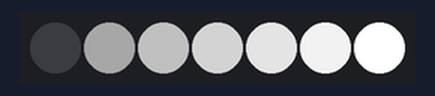
Bench run of a sketch on a simulated ESP8266 (NodeMCU). Shown: 7 RGB LEDs in strip order, left to right. Dim RGB values are drawn brighter than linear; what the sketch prints to the serial monitor is not drawn.

Above: at 0.14 s.
At 1.14 s:
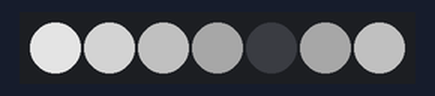
At 1.9 s:
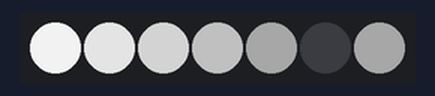
At 2.39 s:
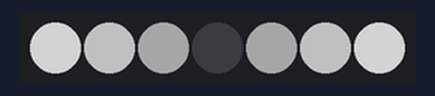
At 3.4 s:
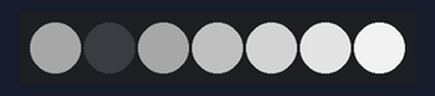
At 4.65 s:
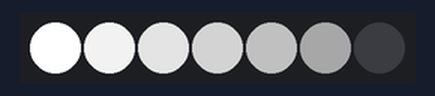
Timing chart, 0 to 4.7 s (numbered marks = the images above):
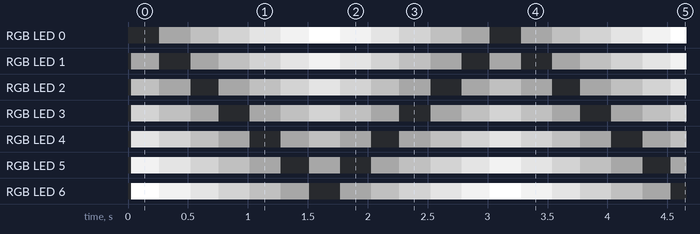

Measured:
- by itself, RGB LED 1: off → RGB(42, 42, 42) at 0.03 s, → off 0.23 s later, → RGB(42, 42, 42) 0.26 s later, → RGB(85, 85, 85) 0.23 s later, … (19 changes in this stretch)
- by itself, RGB LED 2: off → RGB(85, 85, 85) at 0.03 s, → RGB(42, 42, 42) 0.23 s later, → off 0.26 s later, → RGB(42, 42, 42) 0.23 s later, … (19 changes in this stretch)

The sketch:

dist_px_espMini.ino
```cpp
#include <Adafruit_NeoPixel.h>
#ifdef __AVR__
#include <avr/power.h> // Required for 16 MHz Adafruit Trinket
#endif

int LED_PIN = D6 ;
float potencia = 10;
float distanciaGeneral = 1. ;
int cantPixeles =  7;
float distancias[7] ;
float filtroD = .9995;
long marcaTiempo, tiempoActual;
long marcaTiempoFrec, muestreo = 25;
float thresh = 0.; //en num normalizados
int espera = 250;
int indice = 0;
float frecSeno = 0.0005;
bool direccion = true;
bool rampa = false;

Adafruit_NeoPixel strip(cantPixeles, LED_PIN, NEO_GRB + NEO_KHZ800);

void setup() {
  // put your setup code here, to run once:
  strip.begin();           // INITIALIZE NeoPixel strip object (REQUIRED)
  strip.show();            // Turn OFF all pixels ASAP
  tiempoActual = millis();
  marcaTiempo = tiempoActual;
  marcaTiempoFrec = tiempoActual;
  Serial.begin(115200);
  for (int i = 0 ; i < cantPixeles; i++) {
    distancias[i] = .5;
  }
}

void loop() {
  // put your main code here, to run repeatedly:
  tiempoActual = millis();

  //contador desplazamiento led
  if (tiempoActual > marcaTiempo + espera) {
    strip.setPixelColor(indice, strip.Color(  0, 0, 0));       //  Set pixel's color (in RAM)

    if (rampa) {
      indice++;
      if (indice == cantPixeles - 1)indice = 0;
    } else {
      if (indice == cantPixeles - 1)direccion = !direccion;
      if (indice == 0 && !direccion)direccion = !direccion;

      if (direccion)indice ++;
      else indice--;
    }
    marcaTiempo = millis();

  }

  //(cantPixeles - 1) - indice
  // contador muestreo de distancia y led
  if (tiempoActual > marcaTiempoFrec + muestreo) {
    for (int i = 0 ; i < cantPixeles; i++) {

      // float distancia = (sin(float(tiempoActual) * frecSeno * PI * 2. ) * 0.5 + .5) * 255.;
      float distancia = abs(i - indice) / float(cantPixeles - 1) ;
      if (distancia <= thresh) distancia = 0.0;
      distancia *= distanciaGeneral;
      distancias[i] = distancias[i] * filtroD + (1. - filtroD) * distancia;

      Serial.println(distancia);
      Serial.println(distancias[i]);
        distancia = distancia * 255.;

        strip.setPixelColor(i, strip.Color(  distancia, distancia, distancia));         //  Set pixel's color (in RAM)
      }
    strip.show();

    marcaTiempoFrec = tiempoActual;
  }
}
```
